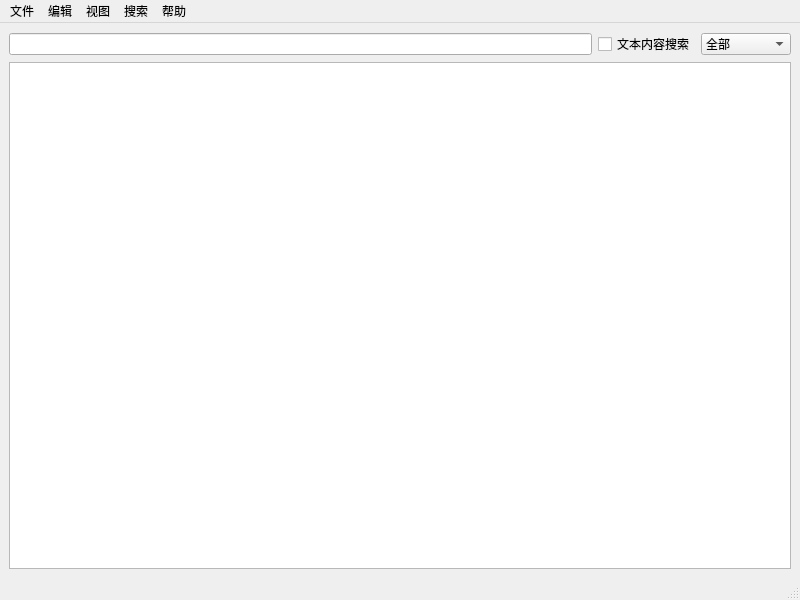
<?xml version="1.0" encoding="UTF-8"?>
<ui version="4.0">
 <class>MainWindow</class>
 <widget class="QMainWindow" name="MainWindow">
  <property name="geometry">
   <rect>
    <x>0</x>
    <y>0</y>
    <width>800</width>
    <height>600</height>
   </rect>
  </property>
  <property name="windowTitle">
   <string>BSearch</string>
  </property>
  <widget class="QWidget" name="centralwidget">
   <layout class="QVBoxLayout" name="verticalLayout">
    <item>
     <layout class="QHBoxLayout" name="horizontalLayout">
      <item>
       <widget class="QLineEdit" name="keyEdit"/>
      </item>
      <item>
       <widget class="QCheckBox" name="contentSearchCbox">
        <property name="text">
         <string>文本内容搜索</string>
        </property>
       </widget>
      </item>
      <item>
       <widget class="QComboBox" name="filterCBox">
        <item>
         <property name="text">
          <string>全部</string>
         </property>
        </item>
        <item>
         <property name="text">
          <string>音乐</string>
         </property>
        </item>
        <item>
         <property name="text">
          <string>视频</string>
         </property>
        </item>
        <item>
         <property name="text">
          <string>图片</string>
         </property>
        </item>
        <item>
         <property name="text">
          <string>文档</string>
         </property>
        </item>
        <item>
         <property name="text">
          <string>压缩包</string>
         </property>
        </item>
        <item>
         <property name="text">
          <string>可执行文件</string>
         </property>
        </item>
        <item>
         <property name="text">
          <string>文件夹</string>
         </property>
        </item>
       </widget>
      </item>
     </layout>
    </item>
    <item>
     <widget class="QListWidget" name="listWidget">
      <property name="selectionMode">
       <enum>QAbstractItemView::ExtendedSelection</enum>
      </property>
     </widget>
    </item>
   </layout>
  </widget>
  <widget class="QMenuBar" name="menubar">
   <property name="geometry">
    <rect>
     <x>0</x>
     <y>0</y>
     <width>800</width>
     <height>23</height>
    </rect>
   </property>
   <widget class="QMenu" name="menuFile">
    <property name="title">
     <string>文件</string>
    </property>
    <addaction name="actionCreateWindow"/>
    <addaction name="actionClose"/>
    <addaction name="separator"/>
    <addaction name="actionOpenResultFile"/>
    <addaction name="actionExportResult"/>
    <addaction name="separator"/>
    <addaction name="actionPrefreences"/>
    <addaction name="separator"/>
    <addaction name="actionQuit"/>
   </widget>
   <widget class="QMenu" name="menuEdit">
    <property name="title">
     <string>编辑</string>
    </property>
    <addaction name="actionCut"/>
    <addaction name="actionCopy"/>
    <addaction name="actionPaste"/>
    <addaction name="separator"/>
    <addaction name="actionCopyTo"/>
    <addaction name="actionMoveTo"/>
    <addaction name="separator"/>
    <addaction name="actionSelectAll"/>
    <addaction name="actionReverseSelect"/>
   </widget>
   <widget class="QMenu" name="menuView">
    <property name="title">
     <string>视图</string>
    </property>
    <addaction name="actionFilter"/>
    <addaction name="actionPreview"/>
    <addaction name="actionStatusBar"/>
    <addaction name="separator"/>
    <addaction name="actionSuperBigIcon"/>
    <addaction name="actionBigIcon"/>
    <addaction name="actionMidIcon"/>
    <addaction name="actionDetail"/>
    <addaction name="separator"/>
    <addaction name="actionSortBy"/>
    <addaction name="actionFlush"/>
    <addaction name="separator"/>
    <addaction name="actionFixTop"/>
   </widget>
   <widget class="QMenu" name="menuSearch">
    <property name="title">
     <string>搜索</string>
    </property>
    <addaction name="actionMatchCase"/>
    <addaction name="actionFullContentMatch"/>
    <addaction name="actionMatchPath"/>
    <addaction name="actionUseRegex"/>
    <addaction name="separator"/>
    <addaction name="actionCreateFilter"/>
    <addaction name="actionManagerFilter"/>
    <addaction name="separator"/>
    <addaction name="actionTxtContentSearch"/>
    <addaction name="actionAll"/>
    <addaction name="actionMusic"/>
    <addaction name="actionVideo"/>
    <addaction name="actionPicture"/>
    <addaction name="actionDocument"/>
    <addaction name="actionCompress"/>
    <addaction name="actionExecutable"/>
    <addaction name="actionDir"/>
   </widget>
   <widget class="QMenu" name="menuHelp">
    <property name="title">
     <string>帮助</string>
    </property>
    <addaction name="actionHelp"/>
    <addaction name="actionSearchRegular"/>
    <addaction name="actionRegex"/>
    <addaction name="separator"/>
    <addaction name="actionHomePage"/>
    <addaction name="actionCheckUpdate"/>
    <addaction name="actionDonation"/>
    <addaction name="separator"/>
    <addaction name="actionSuggestionfeedback"/>
    <addaction name="actionAboutBSearch"/>
   </widget>
   <addaction name="menuFile"/>
   <addaction name="menuEdit"/>
   <addaction name="menuView"/>
   <addaction name="menuSearch"/>
   <addaction name="menuHelp"/>
  </widget>
  <widget class="QStatusBar" name="statusbar"/>
  <action name="actionCut">
   <property name="text">
    <string>剪切</string>
   </property>
  </action>
  <action name="actionCopy">
   <property name="text">
    <string>复制</string>
   </property>
  </action>
  <action name="actionPaste">
   <property name="text">
    <string>粘贴</string>
   </property>
  </action>
  <action name="actionFilter">
   <property name="text">
    <string>过滤器</string>
   </property>
  </action>
  <action name="actionPreview">
   <property name="checkable">
    <bool>true</bool>
   </property>
   <property name="text">
    <string>预览</string>
   </property>
  </action>
  <action name="actionCreateWindow">
   <property name="text">
    <string>创建新搜索窗口</string>
   </property>
  </action>
  <action name="actionOpenResultFile">
   <property name="text">
    <string>打开结果文件</string>
   </property>
  </action>
  <action name="actionExportResult">
   <property name="text">
    <string>导出搜索结果</string>
   </property>
  </action>
  <action name="actionClose">
   <property name="text">
    <string>关闭窗口</string>
   </property>
  </action>
  <action name="actionQuit">
   <property name="text">
    <string>退出</string>
   </property>
  </action>
  <action name="actionCopyTo">
   <property name="text">
    <string>复制到...</string>
   </property>
  </action>
  <action name="actionMoveTo">
   <property name="text">
    <string>移动到...</string>
   </property>
  </action>
  <action name="actionSelectAll">
   <property name="text">
    <string>全选</string>
   </property>
  </action>
  <action name="actionReverseSelect">
   <property name="text">
    <string>反选</string>
   </property>
  </action>
  <action name="actionStatusBar">
   <property name="checkable">
    <bool>true</bool>
   </property>
   <property name="checked">
    <bool>true</bool>
   </property>
   <property name="text">
    <string>状态栏</string>
   </property>
  </action>
  <action name="actionSuperBigIcon">
   <property name="checkable">
    <bool>true</bool>
   </property>
   <property name="text">
    <string>超大图标</string>
   </property>
  </action>
  <action name="actionBigIcon">
   <property name="checkable">
    <bool>true</bool>
   </property>
   <property name="text">
    <string>大图标</string>
   </property>
  </action>
  <action name="actionMidIcon">
   <property name="checkable">
    <bool>true</bool>
   </property>
   <property name="text">
    <string>中等图标</string>
   </property>
  </action>
  <action name="actionDetail">
   <property name="checkable">
    <bool>true</bool>
   </property>
   <property name="text">
    <string>详情</string>
   </property>
  </action>
  <action name="actionSortBy">
   <property name="text">
    <string>排序</string>
   </property>
  </action>
  <action name="actionFlush">
   <property name="text">
    <string>刷新</string>
   </property>
  </action>
  <action name="actionFixTop">
   <property name="checkable">
    <bool>true</bool>
   </property>
   <property name="text">
    <string>窗口置顶</string>
   </property>
  </action>
  <action name="actionMatchCase">
   <property name="checkable">
    <bool>true</bool>
   </property>
   <property name="text">
    <string>区分大小写</string>
   </property>
  </action>
  <action name="actionFullContentMatch">
   <property name="checkable">
    <bool>true</bool>
   </property>
   <property name="text">
    <string>全字匹配</string>
   </property>
  </action>
  <action name="actionMatchPath">
   <property name="checkable">
    <bool>true</bool>
   </property>
   <property name="text">
    <string>匹配路径</string>
   </property>
  </action>
  <action name="actionUseRegex">
   <property name="checkable">
    <bool>true</bool>
   </property>
   <property name="text">
    <string>使用正则表达式</string>
   </property>
  </action>
  <action name="actionCreateFilter">
   <property name="text">
    <string>创建过滤器</string>
   </property>
  </action>
  <action name="actionManagerFilter">
   <property name="text">
    <string>管理过滤器</string>
   </property>
  </action>
  <action name="actionAll">
   <property name="checkable">
    <bool>true</bool>
   </property>
   <property name="checked">
    <bool>true</bool>
   </property>
   <property name="text">
    <string>全部</string>
   </property>
   <property name="menuRole">
    <enum>QAction::TextHeuristicRole</enum>
   </property>
   <property name="iconVisibleInMenu">
    <bool>true</bool>
   </property>
   <property name="shortcutVisibleInContextMenu">
    <bool>true</bool>
   </property>
  </action>
  <action name="actionMusic">
   <property name="checkable">
    <bool>true</bool>
   </property>
   <property name="text">
    <string>音乐</string>
   </property>
  </action>
  <action name="actionVideo">
   <property name="checkable">
    <bool>true</bool>
   </property>
   <property name="text">
    <string>视频</string>
   </property>
  </action>
  <action name="actionPicture">
   <property name="checkable">
    <bool>true</bool>
   </property>
   <property name="text">
    <string>图片</string>
   </property>
  </action>
  <action name="actionDocument">
   <property name="checkable">
    <bool>true</bool>
   </property>
   <property name="text">
    <string>文档</string>
   </property>
  </action>
  <action name="actionCompress">
   <property name="checkable">
    <bool>true</bool>
   </property>
   <property name="text">
    <string>压缩包</string>
   </property>
  </action>
  <action name="actionExecutable">
   <property name="checkable">
    <bool>true</bool>
   </property>
   <property name="text">
    <string>可执行文件</string>
   </property>
  </action>
  <action name="actionPrefreences">
   <property name="text">
    <string>选项</string>
   </property>
  </action>
  <action name="actionHelp">
   <property name="text">
    <string>帮助</string>
   </property>
  </action>
  <action name="actionSearchRegular">
   <property name="text">
    <string>搜索规则</string>
   </property>
  </action>
  <action name="actionRegex">
   <property name="text">
    <string>正则表达式</string>
   </property>
  </action>
  <action name="actionHomePage">
   <property name="text">
    <string>回到首页</string>
   </property>
  </action>
  <action name="actionCheckUpdate">
   <property name="text">
    <string>检查更新</string>
   </property>
  </action>
  <action name="actionDonation">
   <property name="text">
    <string>捐赠</string>
   </property>
  </action>
  <action name="actionAboutBSearch">
   <property name="text">
    <string>关于BSearch</string>
   </property>
  </action>
  <action name="actionSuggestionfeedback">
   <property name="text">
    <string>建议反馈</string>
   </property>
  </action>
  <action name="actionDir">
   <property name="checkable">
    <bool>true</bool>
   </property>
   <property name="text">
    <string>文件夹</string>
   </property>
  </action>
  <action name="actionTxtContentSearch">
   <property name="checkable">
    <bool>true</bool>
   </property>
   <property name="text">
    <string>文本内容搜索</string>
   </property>
  </action>
 </widget>
 <resources/>
 <connections/>
</ui>
